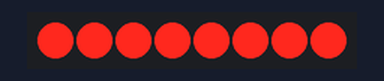
The sketch below on a simulated Arduino Uno, built with avr-gcc and run on an emulated ATmega328P. Parts: 8 shift-register outputs drawn as a row of LEDs (first output left, lit = HIGH). Wiring (inferred from the names in the program): shift register (74HC595): data pin 2; shift clock pin 4; latch pin 3. Wiring (inferred from the signals the program sends): row of LEDs: on Q0, Q1, Q2, Q3, Q4, Q5, Q6, Q7.

Above: at 0.1 s.
At 2.1 s:
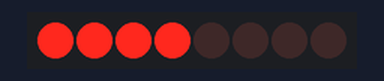
At 3.1 s:
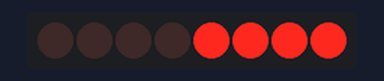
At 5.1 s:
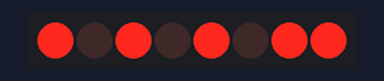
At 7.1 s:
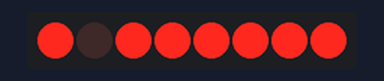
At 39.75 s:
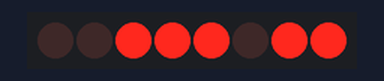
Timing chart, 0 to 40.0 s (numbered marks = the images above):
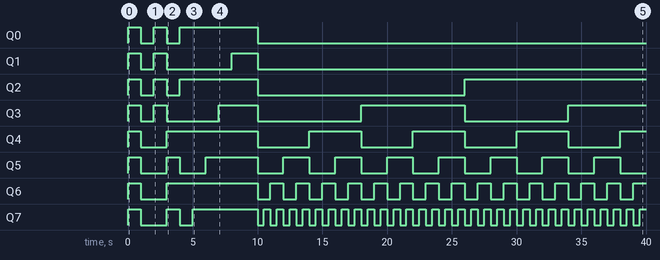

Measured:
- by itself, Q0: goes HIGH 1.0 s, LOW 1.0 s, HIGH 1.0 s, LOW 1.0 s, HIGH 6.0 s, then LOW
- by itself, Q1: goes HIGH 1.0 s, LOW 1.0 s, HIGH 1.0 s, LOW 5.0 s, HIGH 2.0 s, then LOW
- by itself, Q2: goes HIGH 1.0 s, LOW 1.0 s, HIGH 1.0 s, LOW 1.0 s, HIGH 6.0 s, LOW 16.0 s, then HIGH
- by itself, Q3: LOW → HIGH at 0.00 s, → LOW 1.0 s later, → HIGH 1.0 s later, → LOW 1.0 s later, … (9 changes in this stretch)
- by itself, Q4: goes HIGH 1.0 s, LOW 2.0 s, HIGH 7.0 s, 3 × (LOW 4.0 s, HIGH 4.0 s), LOW 4.0 s, then HIGH
- by itself, Q5: goes HIGH 1.0 s, LOW 2.0 s, HIGH 1.0 s, LOW 2.0 s, HIGH 4.0 s, 7 × (LOW 2.0 s, HIGH 2.0 s), then LOW
- by itself, Q6: goes HIGH 1.0 s, LOW 2.0 s, HIGH 7.0 s, 14 × (LOW 1.0 s, HIGH 1.0 s), LOW 1.0 s, then HIGH
- by itself, Q7: LOW → HIGH at 0.00 s, → LOW 1.0 s later, → HIGH 2.0 s later, → LOW 1.0 s later, … (65 changes in this stretch)

The sketch:

ShiftRegister_8Leds.ino
```cpp
// C++ code
//

const int dataPin  = 2;
const int latchPin = 3;
const int clockPin = 4;

//we have 8 bit led
uint8_t leds = 0;

void setup()
{
  pinMode(dataPin, OUTPUT);
  pinMode(latchPin, OUTPUT);
  pinMode(clockPin, OUTPUT);
}

void loop()
{
    //All leds On
    UpdateShiftRegister(0xFF);
    delay(1000);
    //All Leds off
    UpdateShiftRegister(0x00);
    delay(1000);
    //half leds off
    UpdateShiftRegister(0xF0);
    delay(1000);
    //the other half off
    UpdateShiftRegister(0x0F);
    delay(1000);
    // one by one
    UpdateShiftRegister(0xAA);
    delay(1000);
    //cascading
    cascadingLeds();
    delay(1000);
    //binary Counter
    BinaryCounter();
    delay(1000);
}

void UpdateShiftRegister(uint8_t value)
{
  leds = value & 0xFF ;
  digitalWrite(latchPin, LOW);
  shiftOut(dataPin, clockPin, LSBFIRST, leds);
  digitalWrite(latchPin,HIGH);
}

void cascadingLeds()
{
  for(int i = 0; i < 8; i++)
  {
    bitSet(leds,i);
    UpdateShiftRegister(leds);
    delay(500);
  }
}

void BinaryCounter()
{
  for(int i = 0; i < 255; i++)
  {
    UpdateShiftRegister(i);
    delay(500);
  }
}
```
